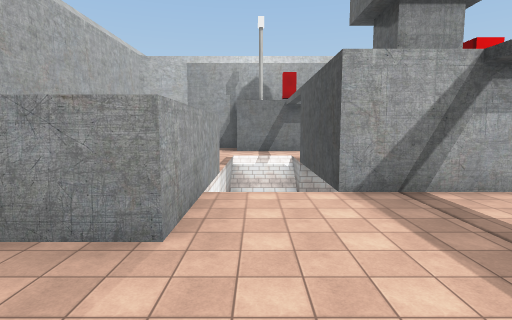
View 1 (above)

18 first-person views from a walk through a 3-D level made in the Unity game engine. The camera is 1.3 m above the floor, tilts 6° down and sees 80° across. The floor is counted in squares, 2.57 m on a side. Each view is taken from the middle of a square. On the plan, view 1 faces up. The plan holds only what a view shows up to about 9 squares ahead; the rest is blank. The place goes on beyond the plan. The player character is not drawn. Some surface patterns are stand-ins.

View 2
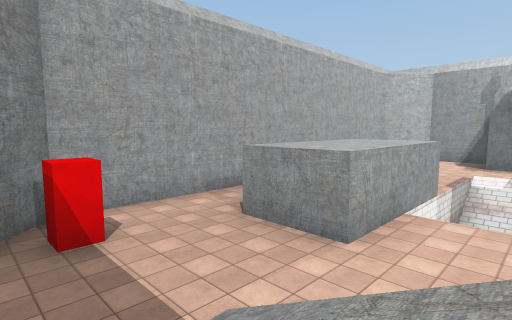

View 3
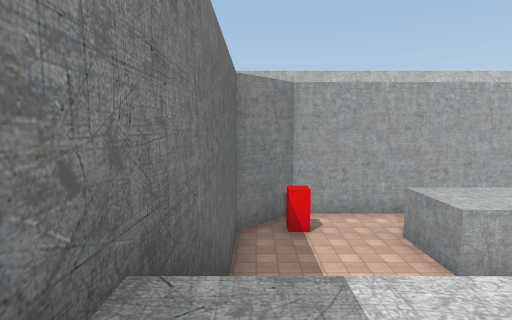

View 4
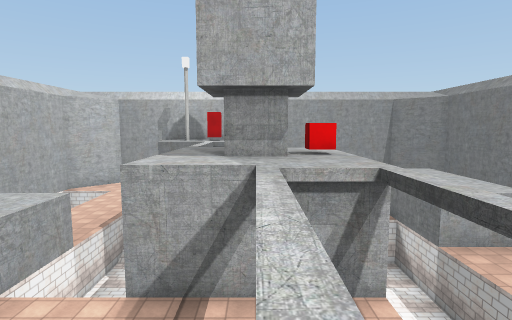

View 5
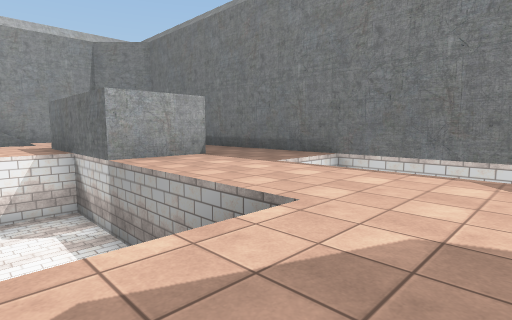

View 6
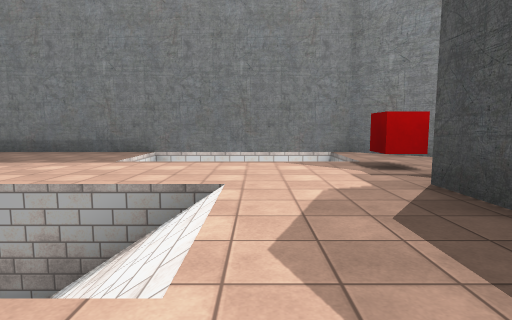

View 7
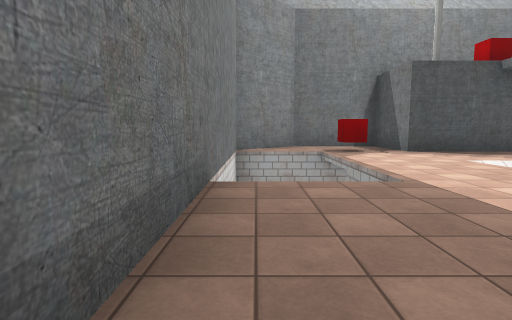

View 8
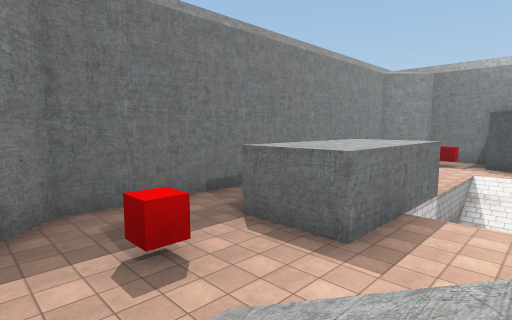

View 9
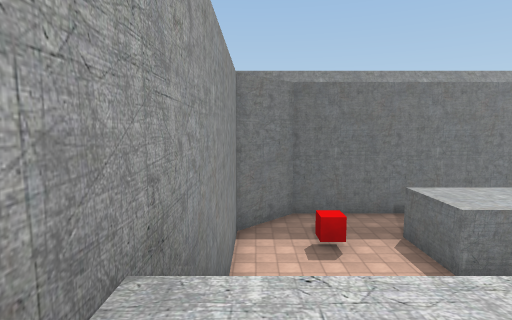

View 10
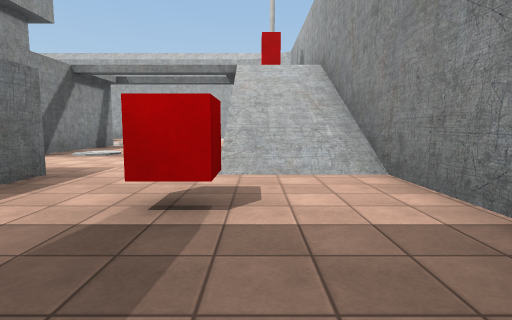

View 11
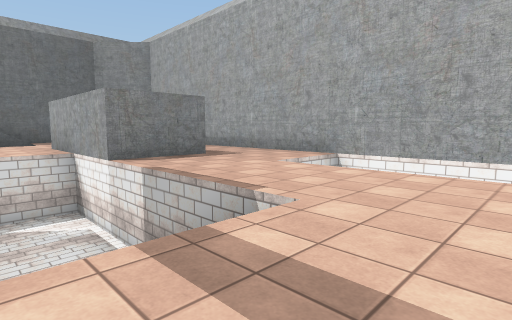

View 12
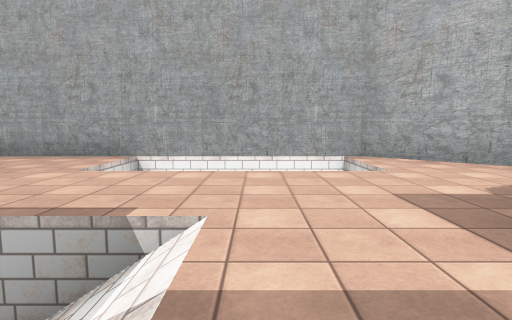

View 13
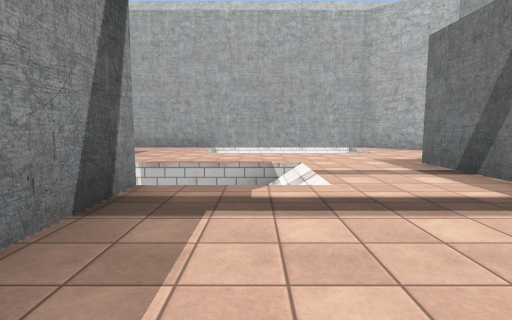

View 14
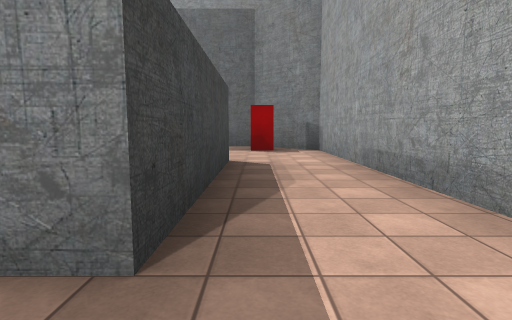

View 15
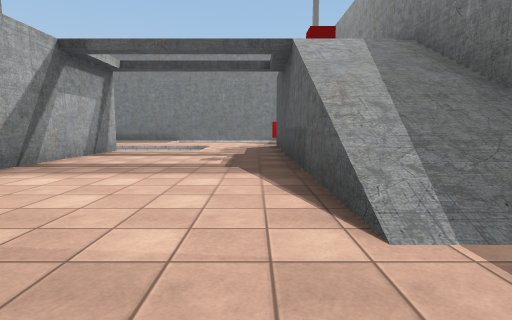

View 16
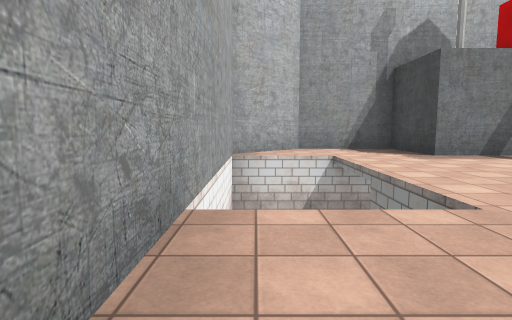

View 17
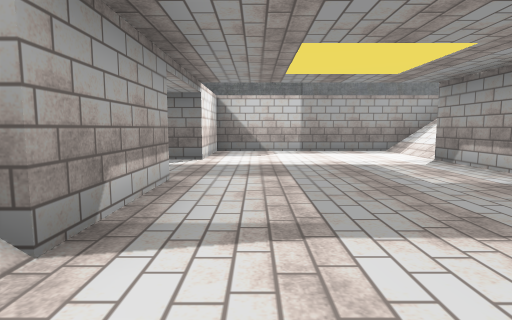

View 18
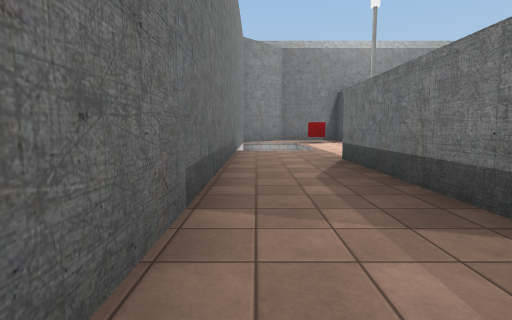

### Floor plan
Key: @ floor where view 1 was taken; # wall or solid block; x gap in a wall; . main floor; : floor 0.25 m higher than the main floor; - floor 3 m lower than the main floor; + floor 5 m higher than the main floor; / step, stairs or slope; ^ raised ledge; v drop or lower ground; B red block; C red cube.
Columns run from 5 left of view 1 to 11 right of it. Each row starts with its distance up from view 1.
 14   ^###########^
 13  #... B+////...#
 12 ^....++ ////.C..^
 11 #vv.....   .....#
 10 #vv...... ......#
  9 #vv..//..:..##..#
  8 #vv..//#x///##..#
  7 #....-------##..#
  6 #..##-------##..#
  5 #..##-------....#
  4 #..##.#.x#//..vv#
  3 #..##.....//..vv#
  2 #.............vv#
  1 #.............vv#
  0 ^.B..@///C  .C..^
 -1  #...////+++...#
 -2   ^###########^

Where each view was taken, in squares from view 1:
view 1: 0 up, 0 right, facing up
view 2: 1 down, 1 right, facing up-left
view 3: 1 down, 4 right, facing left
view 4: 0 up, 3 right, facing up
view 5: 1 up, 5 right, facing up-right
view 6: 2 up, 4 right, facing right
view 7: 7 up, 10 right, facing down
view 8: 13 up, 5 right, facing down-right
view 9: 13 up, 2 right, facing right
view 10: 12 up, 10 right, facing left
view 11: 11 up, 1 right, facing down-left
view 12: 10 up, 1 right, facing left
view 13: 9 up, 4 right, facing left
view 14: 7 up, 3 left, facing down
view 15: 1 up, 2 left, facing right
view 16: 6 up, 4 left, facing up
view 17: 7 up, 0 right, facing right
view 18: 11 up, 10 right, facing down
